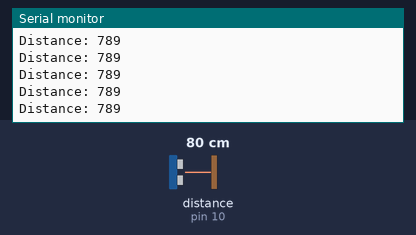
Recording of a sketch running on a simulated Arduino Uno, built with avr-gcc and run on an emulated ATmega328P. On the bench: the last lines printed to the serial monitor. Wiring (inferred from the names in the program): ultrasonic range finder: trigger pin 9; echo pin 10. Inputs (shaded band) come from the test bench; at power-on: distance to the obstacle (sensor on pin 10) 80 cm. The echo pulse lasts 58.3 µs per cm.

Above: at 1.2 s.
1.3 s: distance to the obstacle (sensor on pin 10) set to 2 cm
At 1.8 s:
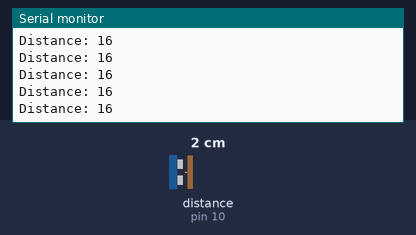
2.8 s: distance to the obstacle (sensor on pin 10) set to 18 cm
At 3.6 s:
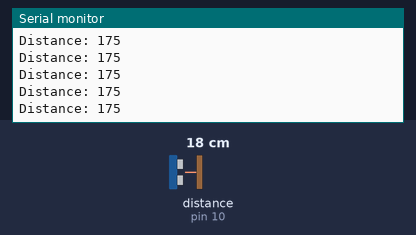
5.8 s: distance to the obstacle (sensor on pin 10) set to 4 cm
At 6.8 s:
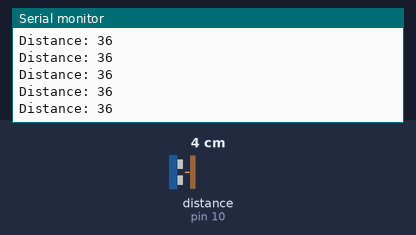
8.8 s: distance to the obstacle (sensor on pin 10) set to 299 cm
At 9.3 s:
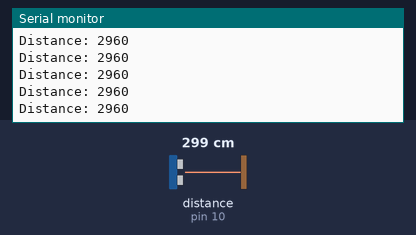
11.8 s: distance to the obstacle (sensor on pin 10) set to 120 cm
At 12.3 s:
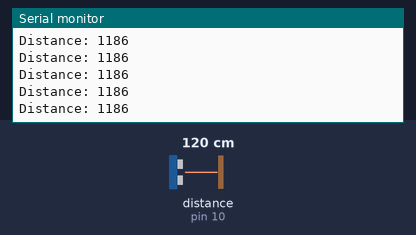
Timing chart, 0 to 14.8 s (numbered marks = the images above; inputs shaded):
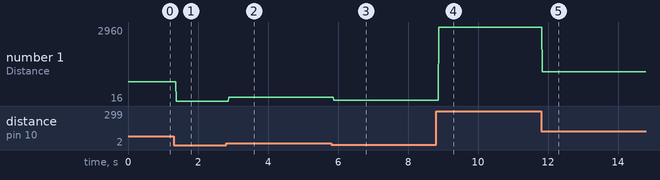

The sketch:

ultrasonic_sensor.ino
```cpp
int trigPin=9;
int echoPin=10;

long duration;
int distance;

void setup()
{
  pinMode(trigPin,OUTPUT);
  pinMode(echoPin,INPUT);
  Serial.begin(9600);
}

void loop()
{
  digitalWrite(trigPin,LOW);
  delayMicroseconds(2);
  digitalWrite(trigPin,HIGH);
  delayMicroseconds(10);
  digitalWrite(trigPin,LOW);

  duration=pulseIn(echoPin,HIGH);
  distance=duration*0.34/2;

  Serial.print("Distance: ");
  Serial.println(distance);
}
```

Measured:
- after the input at 1.3 s, the serial monitor: prints a new line after 0.08 s (image 1)
- after the input at 2.8 s, the serial monitor: prints a new line after 0.08 s (image 2)
- after the input at 5.8 s, the serial monitor: prints a new line after 0.07 s (image 3)
- after the input at 8.8 s, the serial monitor: prints a new line after 0.07 s (image 4)
- after the input at 11.8 s, the serial monitor: prints a new line at once (image 5)
- plotted number 1: 789 → 16 after the input at 1.3 s, 16 → 175 after the input at 2.8 s, 175 → 36 after the input at 5.8 s, 36 → 2960 after the input at 8.8 s, 2960 → 1186 after the input at 11.8 s
